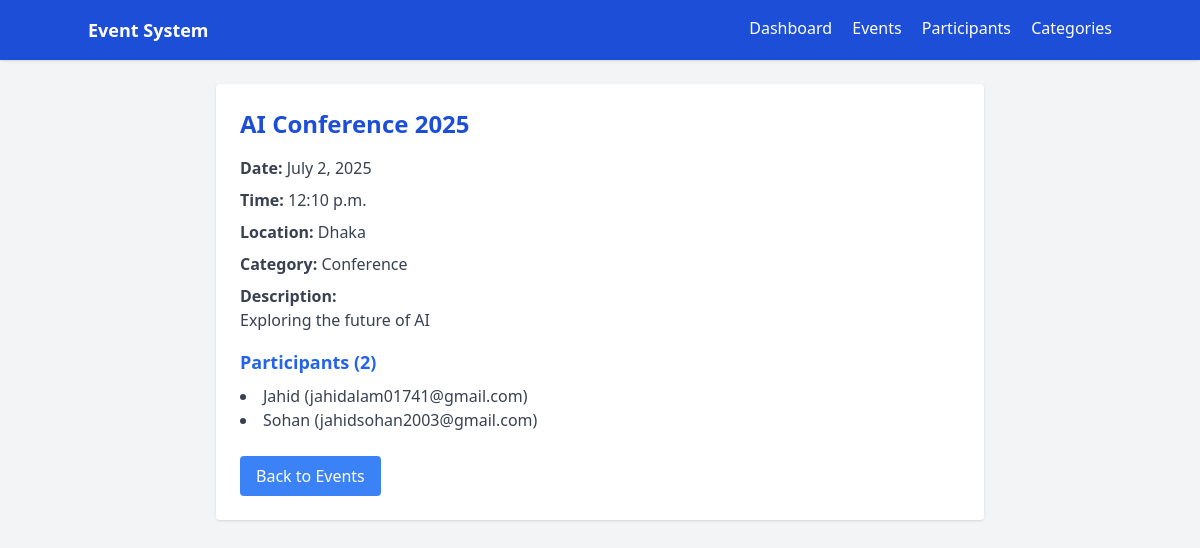
The app's page /events/2/ with its own data.
### events/models.py (models this page shows, shortened)
class Event(models.Model):
    name = models.CharField(max_length=200)
    description = models.TextField()
    date = models.DateField()
    time = models.TimeField()
    location = models.CharField(max_length=200)
    category = models.ForeignKey(Category, on_delete=models.CASCADE)

class Category(models.Model):
    name = models.CharField(max_length=200)
    description = models.TextField()

class Participant(models.Model):
    name = models.CharField(max_length=100)
    email = models.EmailField()
    events = models.ManyToManyField(Event, related_name='participants')

### events/views.py (the view)
# urls.py: path('events/<int:pk>/', event_detail, name='event_detail'),
def event_detail(request, pk):
    event = get_object_or_404(Event.objects.select_related('category').prefetch_related('participants'), pk=pk)
    return render(request, 'events/event_detail.html', {'event': event})

### events/templates/events/event_detail.html (shortened to what this page needs)
{% extends 'events/base.html' %}
{% block content %}
<div class="max-w-3xl mx-auto bg-white p-6 rounded shadow">
    <h1 class="text-2xl font-bold text-blue-700 mb-4">{{ event.name }}</h1>
    <p class="text-gray-700 mb-2"><strong>Date:</strong> {{ event.date }}</p>
    <p class="text-gray-700 mb-2"><strong>Time:</strong> {{ event.time }}</p>
    <p class="text-gray-700 mb-2"><strong>Location:</strong> {{ event.location }}</p>
    <p class="text-gray-700 mb-2"><strong>Category:</strong> {{ event.category.name }}</p>
    <p class="text-gray-700 mb-4"><strong>Description:</strong><br>{{ event.description }}</p>
    <h2 class="text-lg font-semibold mt-4 mb-2 text-blue-600">Participants ({{ event.participants.count }})</h2>
    <ul class="list-disc list-inside text-gray-700">
        {% for participant in event.participants.all %}
            <li>{{ participant.name }} ({{ participant.email }})</li>
        {% empty %}
            <li>No participants yet.</li>
        {% endfor %}
    </ul>
    <div class="mt-6">
        <a href="{% url 'event_list' %}" class="inline-block bg-blue-500 text-white px-4 py-2 rounded hover:bg-blue-600">Back to Events</a>
    </div>
</div>
{% endblock %}

### records on screen
Event: name "AI Conference 2025", date "July 2, 2025", time "12:10 p.m.", location "Dhaka", category.name "Conference", description "Exploring the future of AI", participants.count "2"
Participant: name "Jahid", email "jahidalam01741@gmail.com"
Participant: name "Sohan", email "jahidsohan2003@gmail.com"
